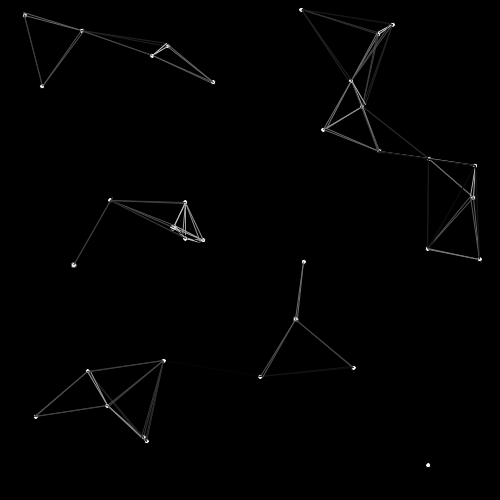
Frame 1 (no input)
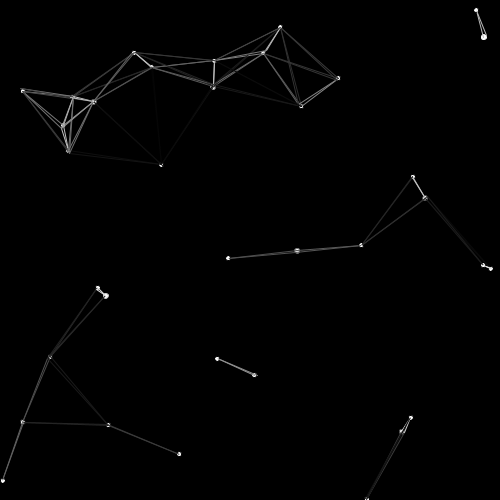
Frame 60 (the mouse pressed at the canvas centre just before this capture)
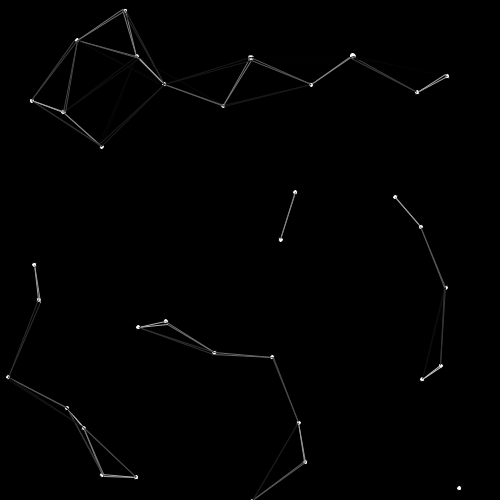
Frame 120 (the mouse held since frame 60 and released just before this capture)

The Processing sketch that drew these frames (run headless with seeded random() and noise(); from frame 60 on, the mouse is pressed at the canvas centre):

// Processing sketch: week03_7
// ── week03_7.pde
void setup()
{
  size(500, 500);
  for(int i=0; i<N; i++)
  {
    x[i] = random(500);
    y[i] = random(500);
    dx[i] = random(-3, +3); //在-1和+1之間取一個亂數，讓點移動
    dy[i] = random(-3, +3); //在-1和+1之間取一個亂數，讓點移動
  }
}
int N = 35;
float [] x = new float[N];
float [] y = new float[N];
float [] dx = new float[N];
float [] dy = new float[N];
void draw()
{
  background(0); //背景黑色
  for(int i=0; i<N; i++)
  {
    ellipse(x[i], y[i], 5, 5);
    for(int k=0; k<N; k++)
    {
       float d = dist(x[i],y[i], x[k], y[k]);
       stroke(2.55*(100-d)); //線的顏色
       if(d<100)
       {
         line(x[i],y[i], x[k], y[k]);
         dx[i] += (x[k]-x[i])*0.00001;
         dy[i] += (y[k]-y[i])*0.00001;
       }  
  }
    x[i] += dx[i]; //移動
    y[i] += dy[i];
    if(x[i]<0 || x[i]>500) dx[i] = -dx[i];
    if(y[i]<0 || y[i]>500) dy[i] = -dy[i];
    
  }
}
